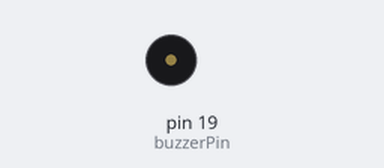
A sketch run on a simulated Arduino Uno, built with avr-gcc and run on an emulated ATmega328P. Shown: buzzer (waves = sounding, pin HIGH). What the sketch prints to the serial monitor is not drawn.

Above: at 0.5 s.
Timing chart, 0 to 4.6 s (numbered marks = the images above):
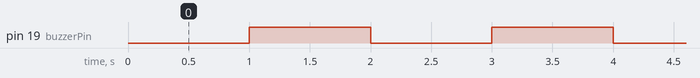

Measured:
- by itself, pin 19 (buzzerPin): alternates HIGH for 1.0 s and LOW for 1.0 s

The sketch:

Course5.ino
```cpp
int buzzerPin = 19;

void setup() {
  // initialize serial communications at 9600 bps:
  Serial.begin(9600);
  pinMode(buzzerPin, OUTPUT);
  digitalWrite(buzzerPin, HIGH);
}

void loop() {
  // change the analog out value:
  Serial.println("[-] buzzer able!" );
  digitalWrite(buzzerPin, LOW);
  delay(1000);
  Serial.println("[-] buzzer unable!");
  digitalWrite(buzzerPin, HIGH);
  delay(1000);
}
```
